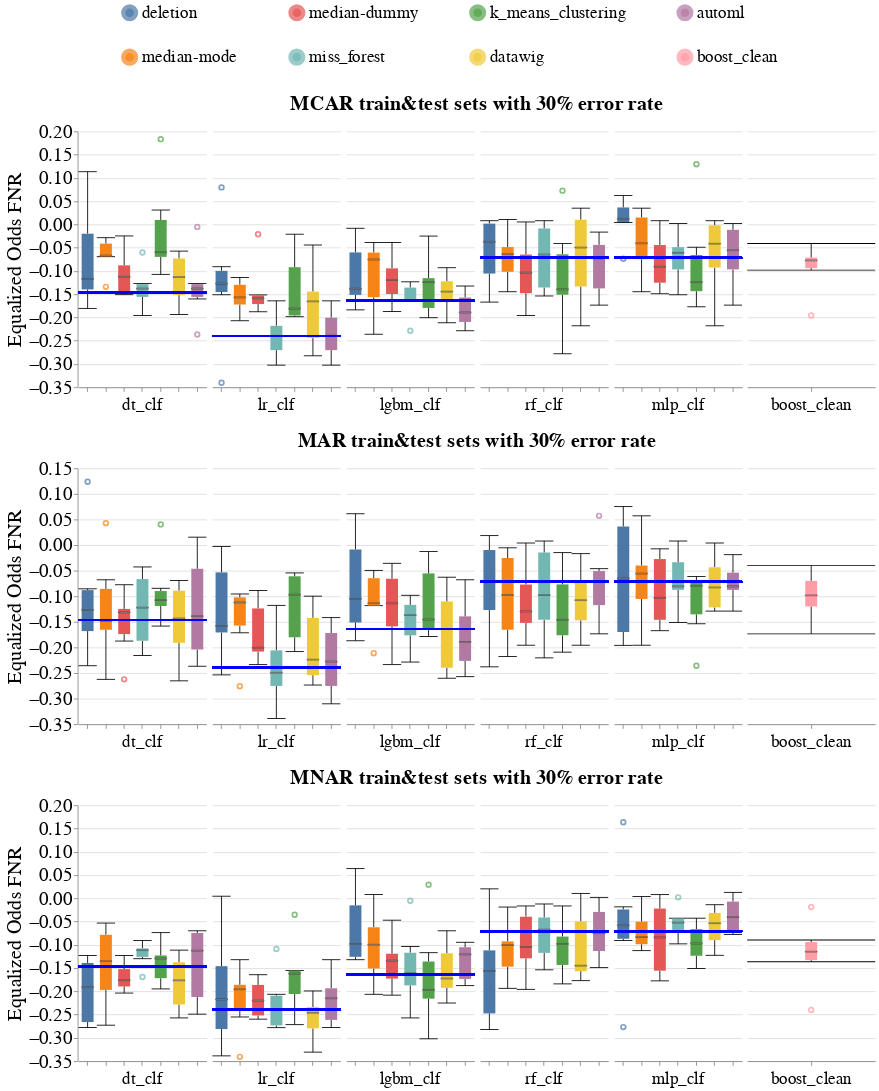

Notebook source saved alongside this figure:
### Code cell
create_box_plots_for_diff_imputers_and_models_exp1(dataset_name=DATASET_NAME,
                                                   metric_name='Equalized_Odds_FNR',
                                                   group=SENSITIVE_ATTR_FOR_DISPARITY_METRICS,
                                                   db_client=db_client,
                                                   evaluation_scenarios=['exp1_mcar3', 'exp1_mar3', 'exp1_mnar3'])

### Figure 1 — Vega-Lite specification as saved in the notebook (floating-point values rounded to 4 significant figures; data arrays with more than 128 entries replaced by an {"elided": "..."} marker saying what was removed)
{"config": {"view": {"continuousWidth": 400, "continuousHeight": 300, "stroke": null}, "axis": {"labelFontSize": 22, "labelFontWeight": "normal", "titleFontSize": 24, "titleFontWeight": "normal"}, "facet": {"spacing": 5}, "header": {"labelFontSize": 20, "labelOrient": "bottom", "labelPadding": 5, "titleFontSize": 24}, "legend": {"columns": 4, "direction": "vertical", "labelFontSize": 20, "labelLimit": 400, "orient": "top", "symbolOffset": 50, "symbolStrokeWidth": 10, "titleAnchor": "middle", "titleFontSize": 22, "titleLimit": 300}, "title": {"fontSize": 24}}, "vconcat": [{"data": {"name": "data-5a65b837ca575c7f680522be4f1be303"}, "facet": {"column": {"field": "Model_Name", "sort": ["dt_clf", "lr_clf", "lgbm_clf", "rf_clf", "mlp_clf"], "title": "MCAR train&test sets with 30% error rate", "type": "nominal"}}, "spec": {"layer": [{"mark": {"type": "boxplot", "median": {"stroke": "black", "strokeWidth": 0.7}, "ticks": true}, "encoding": {"color": {"field": "Null_Imputer_Name", "sort": ["deletion", "median-mode", "median-dummy", "miss_forest", "k_means_clustering", "datawig", "automl", "boost_clean"], "title": null, "type": "nominal"}, "x": {"axis": {"labels": false}, "field": "Null_Imputer_Name", "sort": ["deletion", "median-mode", "median-dummy", "miss_forest", "k_means_clustering", "datawig", "automl", "boost_clean"], "title": null, "type": "nominal"}, "y": {"field": "Metric_Value", "scale": {"zero": false}, "title": "Equalized Odds FNR", "type": "quantitative"}}}, {"mark": "rule", "encoding": {"color": {"value": "blue"}, "size": {"value": 2}, "y": {"field": "Baseline_Median", "type": "quantitative"}}}], "width": 150}, "resolve": {"scale": {"x": "independent"}}}, {"data": {"name": "data-204521b4692f7aaf52facfb2b6511d1b"}, "facet": {"column": {"field": "Model_Name", "sort": ["dt_clf", "lr_clf", "lgbm_clf", "rf_clf", "mlp_clf"], "title": "MAR train&test sets with 30% error rate", "type": "nominal"}}, "spec": {"layer": [{"mark": {"type": "boxplot", "median": {"stroke": "black", "strokeWidth": 0.7}, "ticks": true}, "encoding": {"color": {"field": "Null_Imputer_Name", "sort": ["deletion", "median-mode", "median-dummy", "miss_forest", "k_means_clustering", "datawig", "automl", "boost_clean"], "title": null, "type": "nominal"}, "x": {"axis": {"labels": false}, "field": "Null_Imputer_Name", "sort": ["deletion", "median-mode", "median-dummy", "miss_forest", "k_means_clustering", "datawig", "automl", "boost_clean"], "title": null, "type": "nominal"}, "y": {"field": "Metric_Value", "scale": {"zero": false}, "title": "Equalized Odds FNR", "type": "quantitative"}}}, {"mark": "rule", "encoding": {"color": {"value": "blue"}, "size": {"value": 2}, "y": {"field": "Baseline_Median", "type": "quantitative"}}}], "width": 150}, "resolve": {"scale": {"x": "independent"}}}, {"data": {"name": "data-f533273f63e28efc9f9af1f4f3b1746c"}, "facet": {"column": {"field": "Model_Name", "sort": ["dt_clf", "lr_clf", "lgbm_clf", "rf_clf", "mlp_clf"], "title": "MNAR train&test sets with 30% error rate", "type": "nominal"}}, "spec": {"layer": [{"mark": {"type": "boxplot", "median": {"stroke": "black", "strokeWidth": 0.7}, "ticks": true}, "encoding": {"color": {"field": "Null_Imputer_Name", "sort": ["deletion", "median-mode", "median-dummy", "miss_forest", "k_means_clustering", "datawig", "automl", "boost_clean"], "title": null, "type": "nominal"}, "x": {"axis": {"labels": false}, "field": "Null_Imputer_Name", "sort": ["deletion", "median-mode", "median-dummy", "miss_forest", "k_means_clustering", "datawig", "automl", "boost_clean"], "title": null, "type": "nominal"}, "y": {"field": "Metric_Value", "scale": {"zero": false}, "title": "Equalized Odds FNR", "type": "quantitative"}}}, {"mark": "rule", "encoding": {"color": {"value": "blue"}, "size": {"value": 2}, "y": {"field": "Baseline_Median", "type": "quantitative"}}}], "width": 150}, "resolve": {"scale": {"x": "independent"}}}], "resolve": {"scale": {"x": "independent"}}, "$schema": "https://vega.github.io/schema/vega-lite/v4.17.0.json", "datasets": {"data-5a65b837ca575c7f680522be4f1be303": {"elided": "216 records"}, "data-204521b4692f7aaf52facfb2b6511d1b": {"elided": "216 records"}, "data-f533273f63e28efc9f9af1f4f3b1746c": {"elided": "216 records"}}}
